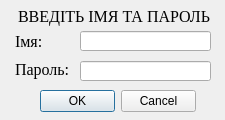
<?xml version="1.0" encoding="UTF-8"?>
<ui version="4.0">
 <class>login</class>
 <widget class="QWidget" name="login">
  <property name="windowModality">
   <enum>Qt::ApplicationModal</enum>
  </property>
  <property name="geometry">
   <rect>
    <x>0</x>
    <y>0</y>
    <width>225</width>
    <height>120</height>
   </rect>
  </property>
  <property name="minimumSize">
   <size>
    <width>225</width>
    <height>120</height>
   </size>
  </property>
  <property name="maximumSize">
   <size>
    <width>225</width>
    <height>150</height>
   </size>
  </property>
  <property name="windowTitle">
   <string>Вход</string>
  </property>
  <property name="windowIcon">
   <iconset resource="ico.qrc">
    <normaloff>:/ico/Login.ico</normaloff>:/ico/Login.ico</iconset>
  </property>
  <widget class="QLabel" name="label">
   <property name="geometry">
    <rect>
     <x>15</x>
     <y>32</y>
     <width>35</width>
     <height>19</height>
    </rect>
   </property>
   <property name="font">
    <font>
     <family>Times New Roman</family>
     <pointsize>12</pointsize>
    </font>
   </property>
   <property name="text">
    <string>Імя:</string>
   </property>
  </widget>
  <widget class="QDialogButtonBox" name="buttonBox">
   <property name="geometry">
    <rect>
     <x>40</x>
     <y>90</y>
     <width>156</width>
     <height>23</height>
    </rect>
   </property>
   <property name="standardButtons">
    <set>QDialogButtonBox::Cancel|QDialogButtonBox::Ok</set>
   </property>
   <property name="centerButtons">
    <bool>true</bool>
   </property>
  </widget>
  <widget class="QLabel" name="label_2">
   <property name="geometry">
    <rect>
     <x>15</x>
     <y>60</y>
     <width>65</width>
     <height>19</height>
    </rect>
   </property>
   <property name="font">
    <font>
     <family>Times New Roman</family>
     <pointsize>12</pointsize>
    </font>
   </property>
   <property name="text">
    <string>Пароль: </string>
   </property>
   <property name="buddy">
    <cstring>lineEdit</cstring>
   </property>
  </widget>
  <widget class="QLineEdit" name="lineEdit">
   <property name="geometry">
    <rect>
     <x>80</x>
     <y>61</y>
     <width>131</width>
     <height>20</height>
    </rect>
   </property>
   <property name="font">
    <font>
     <pointsize>10</pointsize>
    </font>
   </property>
   <property name="echoMode">
    <enum>QLineEdit::Password</enum>
   </property>
   <property name="cursorPosition">
    <number>0</number>
   </property>
  </widget>
  <widget class="QLabel" name="label_3">
   <property name="geometry">
    <rect>
     <x>18</x>
     <y>1</y>
     <width>200</width>
     <height>30</height>
    </rect>
   </property>
   <property name="font">
    <font>
     <family>Times New Roman</family>
     <pointsize>12</pointsize>
    </font>
   </property>
   <property name="text">
    <string>ВВЕДІТЬ ІМЯ ТА ПАРОЛЬ</string>
   </property>
  </widget>
  <widget class="QLineEdit" name="lineEdit_2">
   <property name="geometry">
    <rect>
     <x>80</x>
     <y>31</y>
     <width>131</width>
     <height>20</height>
    </rect>
   </property>
   <property name="font">
    <font>
     <pointsize>10</pointsize>
    </font>
   </property>
  </widget>
 </widget>
 <layoutdefault spacing="6" margin="11"/>
 <resources>
  <include location="ico.qrc"/>
 </resources>
 <connections/>
</ui>
